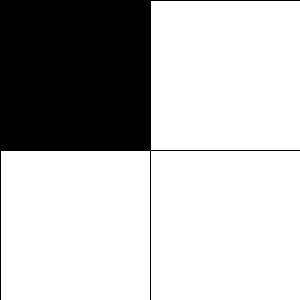
Frame 1 (no input)
Frame 60 (the mouse pressed at the canvas centre just before this capture): identical to frame 1, image omitted
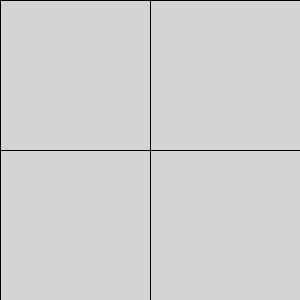
Frame 120 (the mouse held since frame 60 and released just before this capture)

The Processing sketch that drew these frames (run headless with seeded random() and noise(); from frame 60 on, the mouse is pressed at the canvas centre):

// Processing sketch: lab_4_2
// ── lab_4_2.pde

float x = 200 , y = 200 , w = 100 , h = 75 ;
float r,g,b,a = 0;
float last_0,last_1,last_2,last_3 = 0;
float lastcl_0,lastcl_1,lastcl_2,lastcl_3 = 255;
float dista ;
void setup(){
  size(300,300);
}

void draw(){
  
  lastcl_0 = constrain(lastcl_0,0,255);
  lastcl_1 = constrain(lastcl_1,0,255);
  lastcl_2 = constrain(lastcl_2,0,255);
  lastcl_3 = constrain(lastcl_3,0,255);
    
  background(0);
  stroke(0);
  fill(0);
  line(width/2,0,width/2,height);
  line(0,height/2,width,height/2);
  dista = distance(mouseX,mouseY,0,0);
  fill(dista);
  rect(0,0,width/2,height/2);
  dista = distance(mouseX,mouseY,width,height);
  fill(dista);
  rect(width/2,height/2,width/2,height/2);
  dista = distance(mouseX,mouseY,0,height);
  fill(dista);
  rect(0,height/2,width/2,height/2);
  dista = distance(mouseX,mouseY,width,0);
  fill(dista);
  rect(width/2,0,width/2,height/2);
}

float distance(float x1,float y1,float x2 , float y2){
  return sqrt(pow((x1-x2),2)+pow((y1-y2),2));
}
